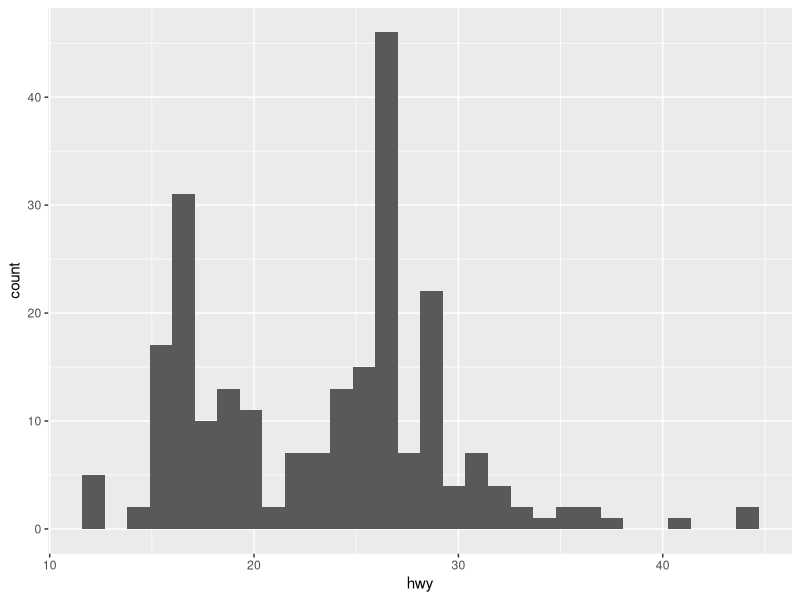
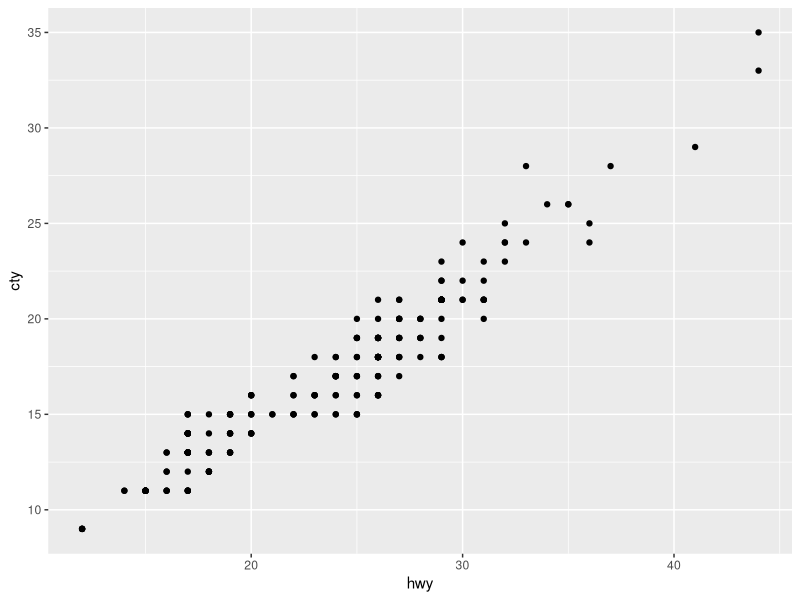

R code for these plots, in order: (Note: this script raises an error after producing the figures.)
## ---- chunk 1
knitr::opts_chunk$set(echo = TRUE)
## ---- chunk 2
install.packages("ggplot2", repos = "http://cran.us.r-project.org")
library(ggplot2)
install.packages("tidyverse", repos = "http://cran.us.r-project.org")
library(tidyverse)

ggplot(mpg, aes(x = hwy)) + 
        geom_histogram()
## ---- chunk 3
ggplot(mpg, aes(x = hwy, y = cty)) + 
        geom_point()
## ---- chunk 4
library(forcats)

data %>%
  ggplot(aes(x = fct_infreq(manufacturer))) +
        geom_bar() + 
        coord_flip() + 
        labs(x = "count")
## ---- chunk 5
ggplot(mpg, aes(x = as.character(cyl), y = hwy)) + 
        geom_boxplot()
## ---- chunk 6
install.packages("corrplot", repos = "http://cran.us.r-project.org")
library(corrplot)

M = cor(mpg %>% dplyr::select(where(is.numeric)))
corrplot(M, method = "number", type = "lower")
## ---- chunk 7
install.packages('ggthemes', repos = "http://cran.us.r-project.org")
library(ggthemes)

ggplot(mpg, aes(x = hwy, y = class)) + 
        geom_boxplot() +
        labs(x = 'Highway MPG', y = 'Vehicle Class') +
        geom_jitter(color = "grey", size = 0.7, alpha = 1) + 
        theme(axis.ticks = element_blank()) + 
        theme(axis.line.x = element_line(size = 1, colour = "black")) + 
        theme(panel.border = element_rect(colour = 'white', fill = NA)) + 
        theme(panel.background = element_rect(fill = "white", colour = "grey50")) +
        theme(panel.grid.major = element_line(colour = 'grey'))
## ---- chunk 8
ggplot(mpg, aes(x = class, y = hwy, fill = drv)) + 
        geom_boxplot()
## ---- chunk 9
ggplot(mpg, aes(x = displ, y = hwy, color = drv)) + 
        geom_point() + 
        geom_smooth(aes(linetype = drv), color = 'blue', se = FALSE)
